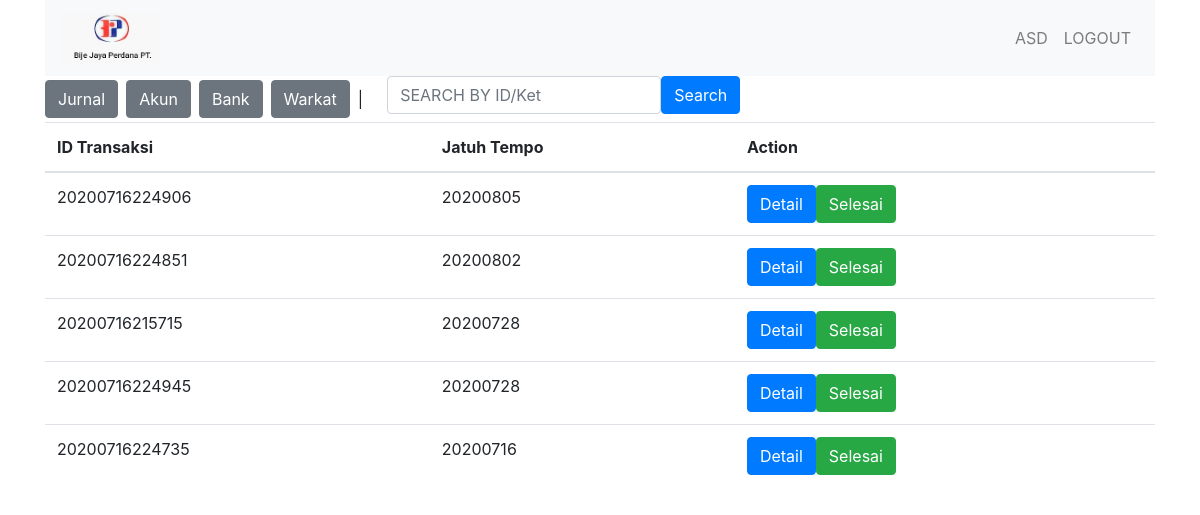
Before: /index.php (signed in) with the older database file.
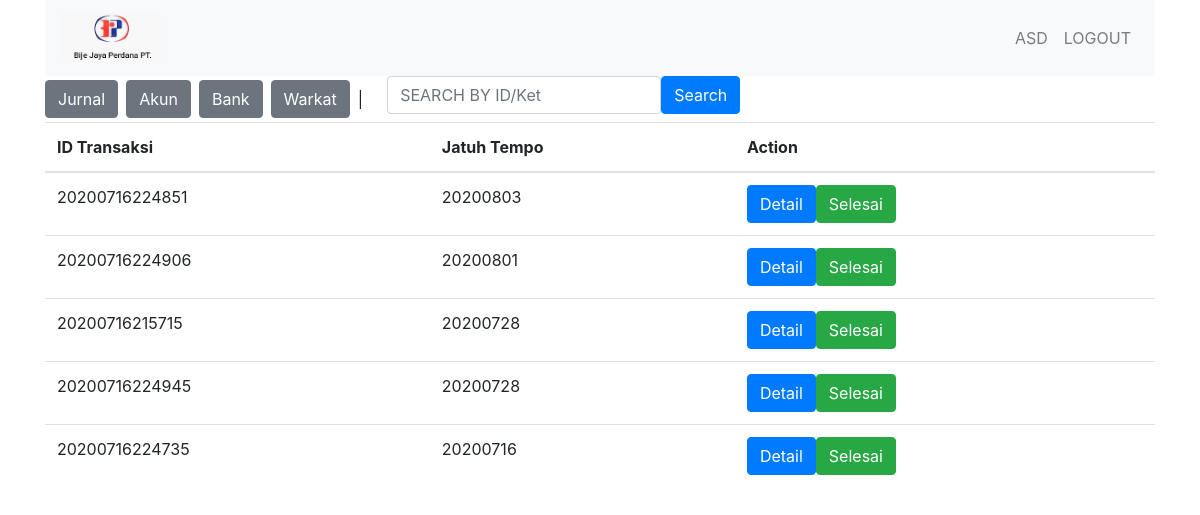
After: the same page with the newer database file.
### tables this page shows
CREATE TABLE `transaksi` (
  `idtransaksi` varchar(14) NOT NULL,
  `idcustomer` varchar(12) NOT NULL,
  `jatuhtempo` varchar(14) NOT NULL,
  `nopo` varchar(12) NOT NULL,
  `pembayaran` varchar(6) NOT NULL,
  `produk` text NOT NULL,
  `subtotal` int(11) NOT NULL,
  `diskon` int(11) NOT NULL,
  `status` int(1) NOT NULL
);

### admintagihan.php (the view, shortened to what this page needs)
<html>
<?php
require('config.php');
	echo '<div class="btn-group mr-2" role="group" > <a class="btn btn-secondary" href="jurnal.php">Jurnal</a> </div>';
	echo '<div class="btn-group mr-2" role="group" > <a class="btn btn-secondary" href="akun.php">Akun</a> </div>';
	echo '<div class="btn-group mr-2" role="group" > <a class="btn btn-secondary" href="Bank.php">Bank</a> </div>';
	echo '<div class="btn-group mr-2" role="group" > <a class="btn btn-secondary" href="warkat.php">Warkat</a> </div>';
	echo '<div class="btn-group mr-2" role="group" > | </div>';
	echo '<div class="btn-group mr-2" >
			<form method="GET" class="form-group mx-sm-3 mb-2 form-inline" action="index.php">
				<input class="form-control" name="keyword" placeholder="SEARCH BY ID/Ket" type="text">
				<input class="btn btn-primary" type="submit" value="Search">
			</form>
		</div>';
	$jatuhtempo = intval(date('Ymd', time()));
	$con = new mysqli($host, $dbid, $dbpass, $dbname);
	if (isset($_GET['keyword']) && $_GET['keyword']!='') {
		$keyword =  str_replace("'","",$_GET['keyword'])  ;
		$keyword = $con -> real_escape_string($keyword);
		if( is_numeric($keyword) == true){
			$stmt = $con->prepare( "SELECT idtransaksi, jatuhtempo, status FROM transaksi WHERE idtransaksi LIKE '%$keyword%' ORDER BY jatuhtempo DESC" ); $stmt->execute();
		}else{
			$stmt = $con->prepare( "SELECT idtransaksi, jatuhtempo, status FROM transaksi WHERE produk LIKE '%$keyword%' ORDER BY jatuhtempo DESC" ); $stmt->execute();
		}
	}else{
		$stmt = $con->prepare( "SELECT idtransaksi, jatuhtempo, status , $jatuhtempo - jatuhtempo  AS DIFFERENCE FROM transaksi ORDER BY DIFFERENCE ASC" ); $stmt->execute();
	}
	$result = $stmt->get_result();
	?>
<table class="table">
  <thead>
    <tr>
      <th scope="col">ID Transaksi</th>
      <th scope="col">Jatuh Tempo</th>
	  <th scope="col">Action</th>
    </tr>
  </thead>
  <tbody>
	<?php
	while($row = mysqli_fetch_assoc($result)) {
		$tombolselesai = '';
		if($row["status"]==1){
			$tombolselesai = '<a href="transaksiselesai.php?idtransaksi='.$row["idtransaksi"].'" class="btn btn-success" onclick="return confirm(\'Anda yakin transaksi ini dselesaikan?\')">Selesai</a>';
		}
		echo '
		<tr>
		<td>'.$row["idtransaksi"].'</td>
		<td>'.$row["jatuhtempo"].'</td>
		<td><a href="transaksidetail.php?idtransaksi='.$row["idtransaksi"].'" class="btn btn-primary">Detail</a>'.$tombolselesai.'</td>
		</tr>
		';
	}
?>
  </tbody>
</table>
</html>

Changed rows visible on the page:
changed transaksi id 20200716224851: jatuhtempo "20200802" → "20200803"; moves up the list
changed transaksi id 20200716224906: jatuhtempo "20200805" → "20200801"
